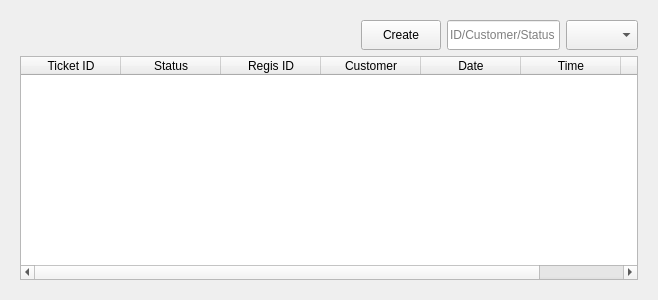
<?xml version="1.0" encoding="UTF-8"?>
<ui version="4.0">
 <class>TicketsTabWidget</class>
 <widget class="QWidget" name="TicketsTabWidget">
  <property name="geometry">
   <rect>
    <x>0</x>
    <y>0</y>
    <width>658</width>
    <height>300</height>
   </rect>
  </property>
  <property name="windowTitle">
   <string>Form</string>
  </property>
  <layout class="QHBoxLayout" name="horizontalLayout_2">
   <item>
    <widget class="QStackedWidget" name="stackedWidget">
     <widget class="QWidget" name="page">
      <layout class="QVBoxLayout" name="verticalLayout_2">
       <item>
        <layout class="QVBoxLayout" name="verticalLayout">
         <item>
          <layout class="QHBoxLayout" name="horizontalLayout">
           <property name="sizeConstraint">
            <enum>QLayout::SizeConstraint::SetDefaultConstraint</enum>
           </property>
           <item>
            <spacer name="horizontalSpacer">
             <property name="orientation">
              <enum>Qt::Orientation::Horizontal</enum>
             </property>
             <property name="sizeHint" stdset="0">
              <size>
               <width>40</width>
               <height>20</height>
              </size>
             </property>
            </spacer>
           </item>
           <item>
            <spacer name="horizontalSpacer_2">
             <property name="orientation">
              <enum>Qt::Orientation::Horizontal</enum>
             </property>
             <property name="sizeHint" stdset="0">
              <size>
               <width>40</width>
               <height>20</height>
              </size>
             </property>
            </spacer>
           </item>
           <item>
            <spacer name="horizontalSpacer_3">
             <property name="orientation">
              <enum>Qt::Orientation::Horizontal</enum>
             </property>
             <property name="sizeHint" stdset="0">
              <size>
               <width>40</width>
               <height>20</height>
              </size>
             </property>
            </spacer>
           </item>
           <item>
            <widget class="QPushButton" name="createTicketButton">
             <property name="minimumSize">
              <size>
               <width>0</width>
               <height>30</height>
              </size>
             </property>
             <property name="text">
              <string>Create</string>
             </property>
            </widget>
           </item>
           <item>
            <widget class="QLineEdit" name="filterLineEdit">
             <property name="minimumSize">
              <size>
               <width>0</width>
               <height>30</height>
              </size>
             </property>
             <property name="placeholderText">
              <string>ID/Customer/Status</string>
             </property>
            </widget>
           </item>
           <item>
            <widget class="QComboBox" name="filterComboBox">
             <property name="minimumSize">
              <size>
               <width>0</width>
               <height>30</height>
              </size>
             </property>
             <property name="placeholderText">
              <string>Filter</string>
             </property>
            </widget>
           </item>
          </layout>
         </item>
         <item>
          <widget class="QTableWidget" name="ticketsTable">
           <property name="rowCount">
            <number>0</number>
           </property>
           <property name="columnCount">
            <number>7</number>
           </property>
           <column>
            <property name="text">
             <string>Ticket ID</string>
            </property>
           </column>
           <column>
            <property name="text">
             <string>Status</string>
            </property>
           </column>
           <column>
            <property name="text">
             <string>Regis ID</string>
            </property>
           </column>
           <column>
            <property name="text">
             <string>Customer</string>
            </property>
           </column>
           <column>
            <property name="text">
             <string>Date</string>
            </property>
           </column>
           <column>
            <property name="text">
             <string>Time</string>
            </property>
           </column>
           <column>
            <property name="text">
             <string>Technician</string>
            </property>
           </column>
          </widget>
         </item>
        </layout>
       </item>
      </layout>
     </widget>
     <widget class="QWidget" name="page_2"/>
    </widget>
   </item>
  </layout>
 </widget>
 <resources/>
 <connections/>
</ui>
